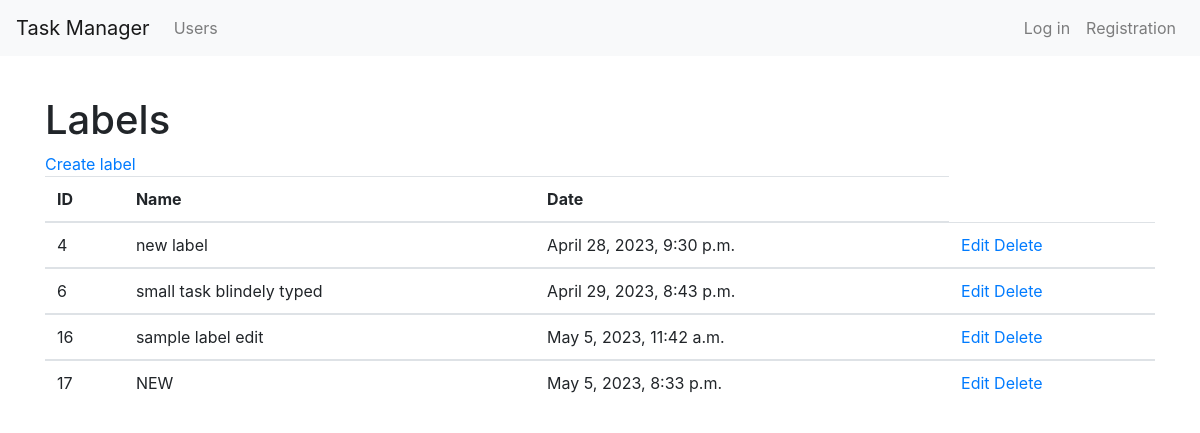
Screenshot of /labels/ with the database file from the repository.
### labels/models.py (models this page shows, shortened)
class Labels(models.Model):
    name = models.CharField(max_length=150)
    date = models.DateTimeField(auto_now_add=True)

### labels/views.py (the view)
# urls.py: path('', views.LabelsList.as_view(), name='labels_list'),
class LabelsList(ListView):
    model = Labels
    template_name = 'labels/labels_list.html'

### labels/templates/labels/labels_list.html
{% extends 'main_page/base.html' %}
{% block body %}
    <h1>Labels</h1>
    <a href="{% url 'label_create' %}">Create label</a>
    <br>
    <table class="table">
        <thead>
            <tr>
                <th>ID</th>
                <th>Name</th>
                <th>Date</th>
            </tr>
        </thead>
        {% for item in object_list %}
        <tbody>
            <tr>
                <td>{{ item.id }}</td>
                <td>{{ item.name }}</td>
                <td>{{ item.date }}</td>
                <td>
                    <a href="{% url 'label_edit' pk=item.id %}">Edit</a>
                    <a href="{% url 'label_delete' pk=item.id %}">Delete</a>
                </td>
            </tr>
        {% endfor %}
        </tbody>
    </table>
{% endblock %}

### rows the page displays
Labels: id "4", name "new label", date "April 28, 2023, 9:30 p.m."
Labels: id "6", name "small task blindely typed", date "April 29, 2023, 8:43 p.m."
Labels: id "16", name "sample label edit", date "May 5, 2023, 11:42 a.m."
Labels: id "17", name "NEW", date "May 5, 2023, 8:33 p.m."
